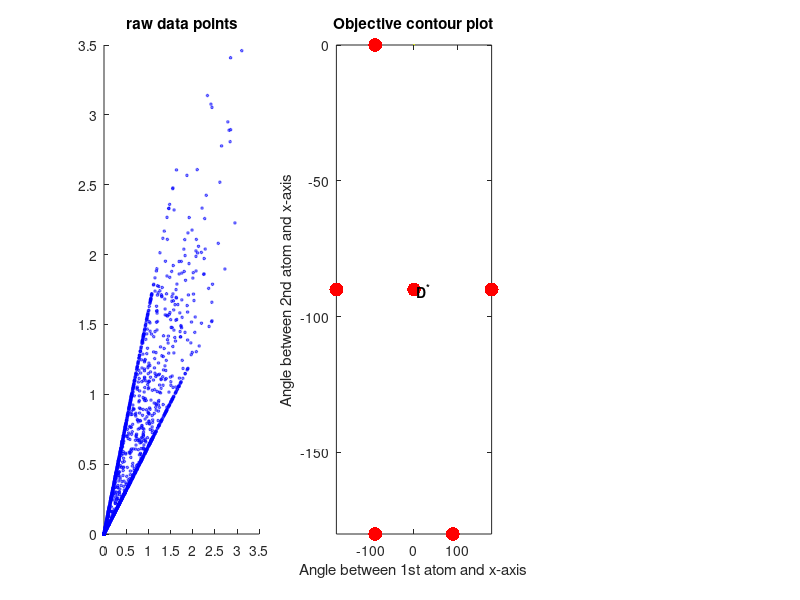

This chart was generated by the following MATLAB code: (Note: this script raises an error after producing the figure.)
N = 2000;
z = abs(randn(2, N));
p = .5;
eta = (rand(2, N) > p);
true_coef = z.*eta;
mu = .9;
trueDict = [1, mu; mu, 1]^.5;
x = trueDict * true_coef;
subplot(1,3,1);
scatter(x(1,:), x(2,:), 4, 'MarkerFaceColor', 'b',...
    'MarkerEdgeColor', 'b',...
    'MarkerEdgeAlpha', .5,...
    'MarkerFaceAlpha', .5)
%axis([-30, 30, -30,30])
title('raw data points')
%%
% plot the surface of primal formulation for 2 by 2 dictionary
% stand alone, no dependencies
K = 2;
theta1 = 0:.01:(pi/2 - .01);
theta2 = 0:.009:pi/2;
obj = nan(length(theta1),length(theta2));
s = 1;
for i = 1:length(theta1)
    for j = 1:length(theta2)
        if i ~= j && i + j ~= 0
            dict = [cos(theta1(i)) cos(theta2(j));...
                  sin(theta1(i)) sin(theta2(j))];  
                tmp = dict\x;
            obj(i,j) = 1/K*sum(sum(abs(tmp)))/N;
        end
    end
end
%% 2d contour
subplot(1,3,2);
contour(theta1,theta2,min(log10(obj'),2),40);
title('Objective contour plot')
xlabel('Angle between 1st atom and x-axis');
ylabel('Angle between 2nd atom and x-axis');
hold on;
plot(0, -90,'r.','MarkerSize',30)
plot(90, -180,'r.','MarkerSize',30)
plot(180, -90,'r.','MarkerSize',30)
plot(-90, -180,'r.','MarkerSize',30)
plot(-90, 0,'r.','MarkerSize',30)
plot(-180, -90,'r.','MarkerSize',30)
axis([-180, 180, -180, 0])
text(5, -90, 'D^*', 'FontWeight', 'bold')
plot(theta1(yyy), theta2(xxx),'g.','MarkerSize',30)
plot(theta1(yyy)+90, theta2(xxx)+90,'g.','MarkerSize',30)
plot(theta1(yyy)+180, theta2(xxx),'g.','MarkerSize',30)
plot(theta1(yyy)-90, theta2(xxx) + 90,'g.','MarkerSize',30)
text(theta1(yyy), theta2(xxx), '  global min', 'FontWeight', 'bold')
plot(acos(trueDict(1,2))*180/pi, acos(trueDict(2,2))*180/pi,'r.','MarkerSize',30)
hold off;
%saveas(gcf,strcat('dual/dual',num2str(ii),'.jpg'))
%% geometric curve
subplot(1,3,3)
n = size(obj, 2);
obj_line = diag(obj(91:(n+90), 1:n));
plot(theta2(30:119), obj_line(30:119))
axis([min(theta2(30:119)), max(theta2(30:119)),min(obj_line(30:119)) - .1, max(obj_line(30:119))+ .1])
xlabel('angle \theta')
ylabel('objective')
%hold on;
%plot(-90,obj_line(-90+180) ,'r.','MarkerSize',30)
text(-90, obj_line(-90+180), '  ref dict', 'FontWeight', 'bold')
%plot(-135,obj_line(-135 + 180) ,'g.','MarkerSize',30)
text(-135, obj_line(-135 + 180), '  global min', 'FontWeight', 'bold')
%% 3d mesh (outdated)
mesh(theta1,theta2,log10(min(obj', 10)));
%xlabel('Angle between two atoms');
%ylabel('Objective');
hold on;
view(-30,45)
%plot3(45 - acos(mu)/2*180/pi, 45 + acos(mu)/2*180/pi, log10(mean(mean(abs(x))))+0.01,'r.','MarkerSize',30);
%[~, ind] = min(obj(:));
%xxx = floor(ind/size(obj,1));
%yyy = ind - size(obj,1)*xxx;
%plot3(theta1(yyy), theta2(xxx), log10(obj(ind))+.01,'g.','MarkerSize',30);
hold off;
%[~, trueInd] = min(abs(cos(theta*pi/180) - mu));
%semilogy(acos(mu)/pi*180,1,'r.','MarkerSize',30)
%hold off;
%saveas(gcf,strcat('contour/ddd',num2str(ii),'.jpg'))
